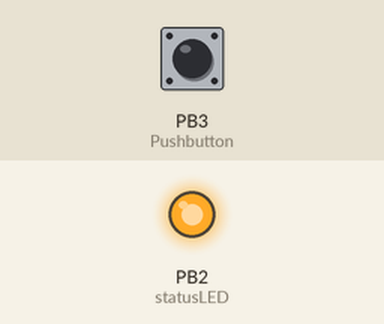
A sketch run on a simulated ATtiny85, built with avr-gcc and run on an emulated ATtiny85. Parts: output pins drawn as LEDs (lit = HIGH). The inputs (shaded band) are chosen by the test bench; at power-on: PB3 (Pushbutton) HIGH. Sleep ends after the set time or at an interrupt.

Above: at 0.1 s.
At 1.1 s:
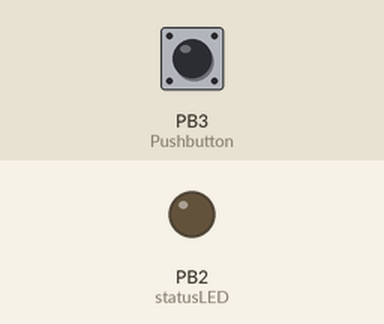
Timing chart, 0 to 2.6 s (numbered marks = the images above):
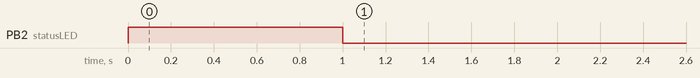

Measured:
- by itself, PB2 (statusLED): LOW → HIGH at 0.00 s, → LOW 1.0 s later

The sketch:

attiny85.ino
```cpp
#include <avr/sleep.h>
#include <avr/interrupt.h>
const int Pushbutton = 3; // may be any sensor in digital
const int statusLED = 2;

void setup() {
    pinMode(Pushbutton, INPUT);
    digitalWrite(Pushbutton, HIGH);
    pinMode(statusLED, OUTPUT);
}
void sleep() {
    GIMSK |= _BV(PCIE);                     // Refer ATTINY85 datasheet to Enable Pin Changes Interrupt
    PCMSK |= _BV(PCINT3);                   // Sleect PB3 as interrupt pin
    ADCSRA &= ~_BV(ADEN);                   // This Command will Turn ADC off to reduces power consumption
    set_sleep_mode(SLEEP_MODE_PWR_DOWN);    // replaces above statement
    sleep_enable();                         // This will set the sleep enable bit in ATTINY register (SE BIT)
    sei();                                  // This Enable the interrupts for understand if any interrupts occur
    sleep_cpu();                            // Go to sleep mode , waiting for interrupt
    cli();                                  // Disable interrupts
    PCMSK &= ~_BV(PCINT3);                  // Turn off PB3 as interrupt pin while entered
    sleep_disable();                        // software Clear SE bit
    ADCSRA |= _BV(ADEN);                    // ADC mode on
    sei();                                  // Enable  all interrupts
    } // sleep
ISR(PCINT0_vect) {
    // This is called when the interrupt occurs, but I don't need to do anything in it
    }

void loop() {                         // Continuous loop

    digitalWrite(statusLED, HIGH);  // LED starts glow
    delay(1000);                   // Delay for 1 Sec
    digitalWrite(statusLED, LOW); // LED off
    delay(1000);                 // Delay for 1 Sec

    sleep();                    //go to sleep funcetion calling
    }
```
